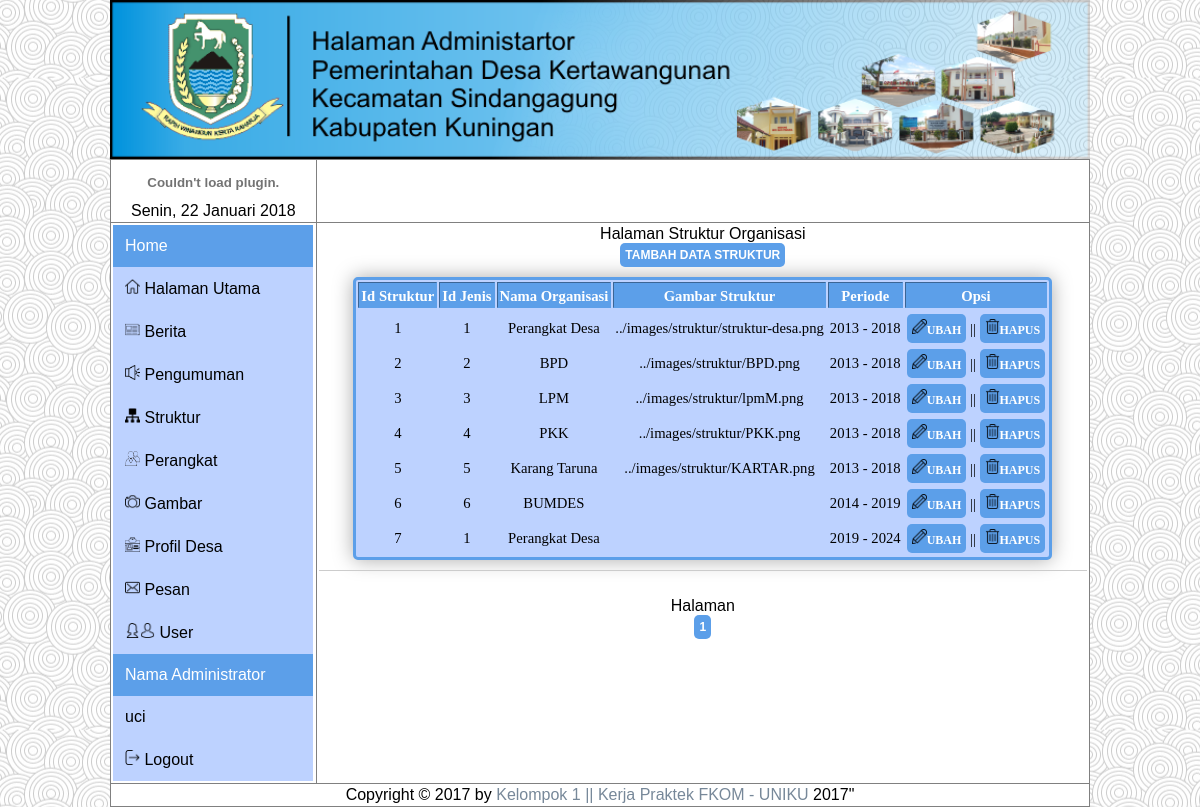
The page /administrator/admin.php?n=struktur&page=1 (signed in) on the database its author committed.
### tables this page shows
CREATE TABLE `struktur_organisasi` (
  `id_struktur` int(2) NOT NULL,
  `id_jenis` int(1) NOT NULL,
  `nama_organisasi` varchar(25) NOT NULL,
  `gambar_struktur` text NOT NULL,
  `periode` year(4) NOT NULL
);

CREATE TABLE `jenis_organisasi` (
  `id_jenis` int(1) NOT NULL,
  `nama_organisasi` varchar(25) NOT NULL
);

### administrator/struktur/struktur.php (the view, shortened to what this page needs)
<!DOCTYPE html>
<html>
	<head>
	</head>
	<body>
		Halaman Struktur Organisasi
		<br>
		<a href="admin.php?n=tambah_struktur" title="Tambah Data Struktur" class="button">Tambah Data Struktur</a>
		<table border="1" id="theTable">
			<tr>
				<th>Id Struktur</th>
				<th>Id Jenis</th>
				<th>Nama Organisasi</th>
				<th>Gambar Struktur</th>
				<th>Periode</th>
				<th>Opsi</th>
			</tr>
			<tr>
			<?php
				$page=$_GET['page'];
				if($page==""||$page==10){
						$page2=0;
				}else{
						$page2=($page*10)-10;
				}
				$data = mysql_query("select * from struktur_organisasi, jenis_organisasi where struktur_organisasi.id_jenis = jenis_organisasi.id_jenis limit $page2,10 ");
				while ($organisasi = mysql_fetch_array ($data)) {
					$prd = $organisasi['periode']+5;
					echo "<tr>
					<td>$organisasi[id_struktur]</td>
					<td>$organisasi[id_jenis]</td>
					<td>$organisasi[nama_organisasi]</td>
					<td>$organisasi[gambar_struktur]</td>
					<td>$organisasi[periode] - $prd</td>
					<td><a href='admin.php?n=ubah_struktur&id_struktur=$organisasi[id_struktur]'id='button2'><img src='../asset/icon/edit.png' width='15px' height='15px'>Ubah</a>
					|| <a href='admin.php?n=hapus_struktur&id_struktur=$organisasi[id_struktur]'" ;?> onClick="return confirm('Apakah data ini akan dihapus ?')" <?php echo "title='Hapus Data' id='button2'><img src='../asset/icon/garbage.png' width='15px' height='15px'>Hapus</a>
					</td>
					</tr>
					 ";
				}
				?>
			</tr>
		</table>
		<hr>Halaman <br>
		<?php
		$query= mysql_query("select * from isi_berita where id_kategori='2' ");
		$row = mysql_num_rows($query);
		$a=$row/10;
		$a=ceil($a);
		for($b=1; $b<=$a; $b++){
			?>
				<a href="admin.php?n=struktur&page=<?php echo $b; ?>" id="button2" "><?php echo $b; ?></a>
			<?php
		}
		?>
	</body>
</html>

### asset/style.css (style rules this page uses)
body { color: #666666; background-color: #F5F5F5 ; background-image: url(images/background.jpg); background-position: center; font-family: arial; line-height: 1.4em; margin: 0px; }
a { color: #778899 ; text-decoration: none; }
hr { border:none; border-top:1px solid #CCCCCC; height:1px; margin-bottom:25px; margin-top:10px; }
* { margin: 0; padding: 0; }
img { max-width: 100%; }
.button { background-color: #5c9fe9; border-radius: 5px 5px 5px 5px; color: #fff; display: inline-block; font-size: 12px; font-weight: bold; padding: 5px 5px; text-decoration: none; text-transform: uppercase; margin-bottom:10px; position:center; }
#button2 { background-color: #5c9fe9; border-radius: 5px 5px 5px 5px; color: #fff; display: inline-block; font-size: 12px; font-weight: bold; padding: 5px 5px; text-decoration: none; text-transform: uppercase; margin-bottom:0; }
#theTable { background:#BDD2FF; font-size:10px; width:auto; text-align:center; border:3px solid #5c9fe9; -moz-border-radius: 5px 5px 5px 5px; -webkit-border-radius: 5px 5px 5px 5px; border-radius: 5px 5px 5px 5px; -moz-box-shadow:0px 0px 20px #aaa; -webkit-box-shadow:0px 0px 20px #aaa; box-shadow:0px 0px 20spx #aaa; }
#theTable th,td { color: #000; padding-left : 2px; padding-right : 2px; padding-top : 2px; padding-bottom : 2px; }
#theTable th { background-color:#5c9fe9; color:#FFF; text-align:center; font: 11pt calibri; font-weight:bold; height:20px; padding-top:5px; }
#theTable td { border:0px solid #5c9fe9; font:normal 11pt calibri; }
#tabel2 th,td { color: #000; padding-left : 2px; padding-right : 2px; padding-top : 2px; padding-bottom : 2px; }

### rows shown on the page
struktur_organisasi: id_struktur "1", id_jenis.id_jenis "1", id_jenis.nama_organisasi "Perangkat Desa", gambar_struktur "../images/struktur/struktur-desa.png", periode "2013", periode "2018"
struktur_organisasi: id_struktur "2", id_jenis.id_jenis "2", id_jenis.nama_organisasi "BPD", gambar_struktur "../images/struktur/BPD.png", periode "2013", periode "2018"
struktur_organisasi: id_struktur "3", id_jenis.id_jenis "3", id_jenis.nama_organisasi "LPM", gambar_struktur "../images/struktur/lpmM.png", periode "2013", periode "2018"
struktur_organisasi: id_struktur "4", id_jenis.id_jenis "4", id_jenis.nama_organisasi "PKK", gambar_struktur "../images/struktur/PKK.png", periode "2013", periode "2018"
struktur_organisasi: id_struktur "5", id_jenis.id_jenis "5", id_jenis.nama_organisasi "Karang Taruna", gambar_struktur "../images/struktur/KARTAR.png", periode "2013", periode "2018"
struktur_organisasi: id_struktur "6", id_jenis.id_jenis "6", id_jenis.nama_organisasi "BUMDES", periode "2014", periode "2019"
struktur_organisasi: id_struktur "7", id_jenis.id_jenis "1", id_jenis.nama_organisasi "Perangkat Desa", periode "2019", periode "2024"

### other values the page prints
$_SESSION['sesi'] "uci"
